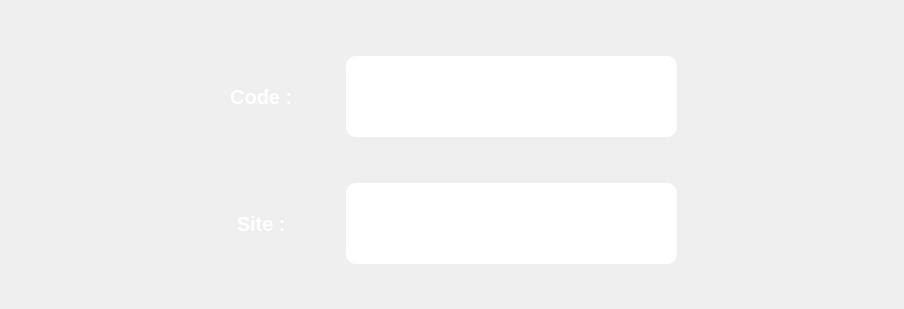
     <widget class="QWidget" name="P_ID_Console">
      <property name="font">
       <font>
        <pointsize>19</pointsize>
       </font>
      </property>
      <attribute name="title">
       <string>ID.Console</string>
      </attribute>
      <layout class="QGridLayout" name="gridLayout_5">
       <item row="3" column="0" colspan="2">
        <layout class="QHBoxLayout" name="horizontalLayout_3">
         <property name="margin">
          <number>5</number>
         </property>
         <item>
          <spacer name="horizontalSpacer_11">
           <property name="orientation">
            <enum>Qt::Horizontal</enum>
           </property>
           <property name="sizeHint" stdset="0">
            <size>
             <width>40</width>
             <height>20</height>
            </size>
           </property>
          </spacer>
         </item>
         <item>
          <widget class="QLabel" name="label_site">
           <property name="minimumSize">
            <size>
             <width>72</width>
             <height>0</height>
            </size>
           </property>
           <property name="font">
            <font>
             <pointsize>15</pointsize>
             <weight>75</weight>
             <bold>true</bold>
            </font>
           </property>
           <property name="styleSheet">
            <string notr="true">color: rgb(255, 255, 255);
background-color: rgba(255, 255, 255, 6);</string>
           </property>
           <property name="text">
            <string>Site : </string>
           </property>
           <property name="scaledContents">
            <bool>true</bool>
           </property>
           <property name="alignment">
            <set>Qt::AlignCenter</set>
           </property>
           <property name="wordWrap">
            <bool>true</bool>
           </property>
          </widget>
         </item>
         <item>
          <spacer name="horizontalSpacer_10">
           <property name="orientation">
            <enum>Qt::Horizontal</enum>
           </property>
           <property name="sizeType">
            <enum>QSizePolicy::Fixed</enum>
           </property>
           <property name="sizeHint" stdset="0">
            <size>
             <width>40</width>
             <height>20</height>
            </size>
           </property>
          </spacer>
         </item>
         <item>
          <widget class="QLineEdit" name="LineE_site">
           <property name="minimumSize">
            <size>
             <width>331</width>
             <height>81</height>
            </size>
           </property>
           <property name="maximumSize">
            <size>
             <width>331</width>
             <height>81</height>
            </size>
           </property>
           <property name="font">
            <font>
             <pointsize>15</pointsize>
             <weight>75</weight>
             <bold>true</bold>
            </font>
           </property>
           <property name="focusPolicy">
            <enum>Qt::NoFocus</enum>
           </property>
           <property name="contextMenuPolicy">
            <enum>Qt::NoContextMenu</enum>
           </property>
           <property name="styleSheet">
            <string notr="true">QLineEdit{
background-color: rgb(255, 255, 255);
border-radius:10px;
}
</string>
           </property>
           <property name="frame">
            <bool>false</bool>
           </property>
           <property name="alignment">
            <set>Qt::AlignCenter</set>
           </property>
          </widget>
         </item>
         <item>
          <spacer name="horizontalSpacer_12">
           <property name="orientation">
            <enum>Qt::Horizontal</enum>
           </property>
           <property name="sizeHint" stdset="0">
            <size>
             <width>40</width>
             <height>20</height>
            </size>
           </property>
          </spacer>
         </item>
        </layout>
       </item>
       <item row="1" column="0" colspan="2">
        <layout class="QHBoxLayout" name="horizontalLayout_2">
         <property name="margin">
          <number>5</number>
         </property>
         <item>
          <spacer name="horizontalSpacer_13">
           <property name="orientation">
            <enum>Qt::Horizontal</enum>
           </property>
           <property name="sizeHint" stdset="0">
            <size>
             <width>40</width>
             <height>20</height>
            </size>
           </property>
          </spacer>
         </item>
         <item>
          <widget class="QLabel" name="label_code">
           <property name="minimumSize">
            <size>
             <width>72</width>
             <height>0</height>
            </size>
           </property>
           <property name="font">
            <font>
             <pointsize>15</pointsize>
             <weight>75</weight>
             <bold>true</bold>
            </font>
           </property>
           <property name="styleSheet">
            <string notr="true">color: rgb(255, 255, 255);
background-color: rgba(255, 255, 255, 0);</string>
           </property>
           <property name="text">
            <string>Code : </string>
           </property>
           <property name="scaledContents">
            <bool>true</bool>
           </property>
           <property name="alignment">
            <set>Qt::AlignCenter</set>
           </property>
           <property name="wordWrap">
            <bool>true</bool>
           </property>
          </widget>
         </item>
         <item>
          <spacer name="horizontalSpacer_9">
           <property name="orientation">
            <enum>Qt::Horizontal</enum>
           </property>
           <property name="sizeType">
            <enum>QSizePolicy::Fixed</enum>
           </property>
           <property name="sizeHint" stdset="0">
            <size>
             <width>40</width>
             <height>20</height>
            </size>
           </property>
          </spacer>
         </item>
         <item>
          <widget class="QLineEdit" name="LineE_code">
           <property name="minimumSize">
            <size>
             <width>331</width>
             <height>81</height>
            </size>
           </property>
           <property name="maximumSize">
            <size>
             <width>331</width>
             <height>81</height>
            </size>
           </property>
           <property name="font">
            <font>
             <pointsize>15</pointsize>
             <weight>75</weight>
             <bold>true</bold>
            </font>
           </property>
           <property name="focusPolicy">
            <enum>Qt::NoFocus</enum>
           </property>
           <property name="contextMenuPolicy">
            <enum>Qt::NoContextMenu</enum>
           </property>
           <property name="styleSheet">
            <string notr="true">QLineEdit{
background-color: rgb(255, 255, 255);
border-radius:10px;
}
</string>
           </property>
           <property name="frame">
            <bool>false</bool>
           </property>
           <property name="alignment">
            <set>Qt::AlignCenter</set>
           </property>
          </widget>
         </item>
         <item>
          <spacer name="horizontalSpacer_14">
           <property name="orientation">
            <enum>Qt::Horizontal</enum>
           </property>
           <property name="sizeHint" stdset="0">
            <size>
             <width>40</width>
             <height>20</height>
            </size>
           </property>
          </spacer>
         </item>
        </layout>
       </item>
       <item row="0" column="0" colspan="2">
        <spacer name="verticalSpacer_12">
         <property name="orientation">
          <enum>Qt::Vertical</enum>
         </property>
         <property name="sizeHint" stdset="0">
          <size>
           <width>20</width>
           <height>40</height>
          </size>
         </property>
        </spacer>
       </item>
       <item row="2" column="0" colspan="2">
        <spacer name="verticalSpacer_10">
         <property name="orientation">
          <enum>Qt::Vertical</enum>
         </property>
         <property name="sizeType">
          <enum>QSizePolicy::Fixed</enum>
         </property>
         <property name="sizeHint" stdset="0">
          <size>
           <width>882</width>
           <height>30</height>
          </size>
         </property>
        </spacer>
       </item>
       <item row="4" column="0" colspan="2">
        <spacer name="verticalSpacer_11">
         <property name="orientation">
          <enum>Qt::Vertical</enum>
         </property>
         <property name="sizeHint" stdset="0">
          <size>
           <width>882</width>
           <height>29</height>
          </size>
         </property>
        </spacer>
       </item>
      </layout>
     </widget>
